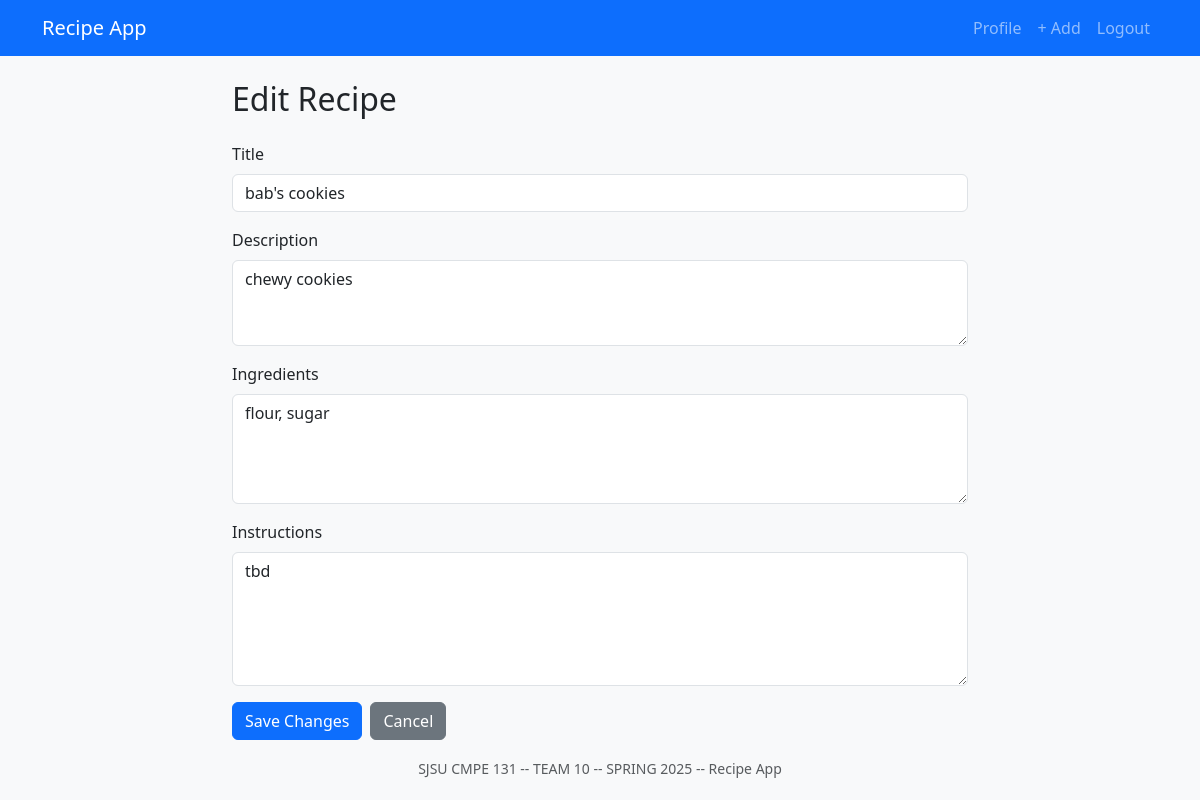
The page /recipes/edit/6 (signed in) on the database its author committed.
### app/models.py (models this page shows, shortened)
class Recipe(db.Model):
    id = db.Column(db.Integer, primary_key=True)
    title = db.Column(db.String(200), nullable=False)
    description = db.Column(db.Text, nullable=False)
    ingredients = db.Column(db.Text, nullable=False)
    instructions = db.Column(db.Text, nullable=False)
    created_at = db.Column(db.DateTime(timezone=True), server_default=func.now())
    user_id = db.Column(db.Integer, db.ForeignKey('user.id'), nullable=False)
    ratings = db.relationship('Rating', backref='recipe', lazy=True, cascade="all, delete-orphan")
    tags = db.relationship(
        'Tag',
        secondary='recipe_tags',
        backref=db.backref('recipes', lazy='dynamic'),
        lazy='dynamic',
    )

### app/routes.py (the view, shortened to what this page needs)
@app.route('/recipes/edit/<int:recipe_id>', methods=['GET','POST'])
def edit_recipe(recipe_id):
    user = get_current_user(); recipe = Recipe.query.get_or_404(recipe_id)
    if not user:
        flash("Log in to edit recipes.","danger"); return redirect(url_for('login'))
    if recipe.user_id != user.id:
        flash("Only owners can edit.","danger"); return redirect(url_for('recipes'))
    return render_template('edit_recipe.html',user=user,recipe=recipe)

### app/routes.py (called while the page is built)
def get_current_user():
    uid = session.get("user_id")
    return User.query.get(uid) if uid else None

### app/templates/edit_recipe.html (shortened to what this page needs)
{% extends "base.html" %}
{% block content %}
<div class="row justify-content-center">
  <div class="col-md-8">
    <h2 class="mb-4">Edit Recipe</h2>
    <form method="POST" novalidate>
      <div class="mb-3">
        <label for="title" class="form-label">Title</label>
        <input
          id="title"
          name="title"
          type="text"
          class="form-control"
          required
          value="{{ request.form.title or recipe.title }}"
        >
      </div>
      <div class="mb-3">
        <label for="description" class="form-label">Description</label>
        <textarea
          id="description"
          name="description"
          class="form-control"
          rows="3"
          required
        >{{ request.form.description or recipe.description }}</textarea>
      </div>
      <div class="mb-3">
        <label for="ingredients" class="form-label">Ingredients</label>
        <textarea
          id="ingredients"
          name="ingredients"
          class="form-control"
          rows="4"
          required
        >{{ request.form.ingredients or recipe.ingredients }}</textarea>
      </div>
      <div class="mb-3">
        <label for="instructions" class="form-label">Instructions</label>
        <textarea
          id="instructions"
          name="instructions"
          class="form-control"
          rows="5"
          required
        >{{ request.form.instructions or recipe.instructions }}</textarea>
      </div>
      <div class="d-flex">
        <button type="submit" class="btn btn-primary">
          Save Changes
        </button>
        <a href="{{ url_for('recipes') }}" class="btn btn-secondary ms-2">
          Cancel
        </a>
      </div>
    </form>
  </div>
</div>
{% endblock %}

### rows shown on the page
Recipe: title "bab's cookies", description "chewy cookies", ingredients "flour, sugar", instructions "tbd"
